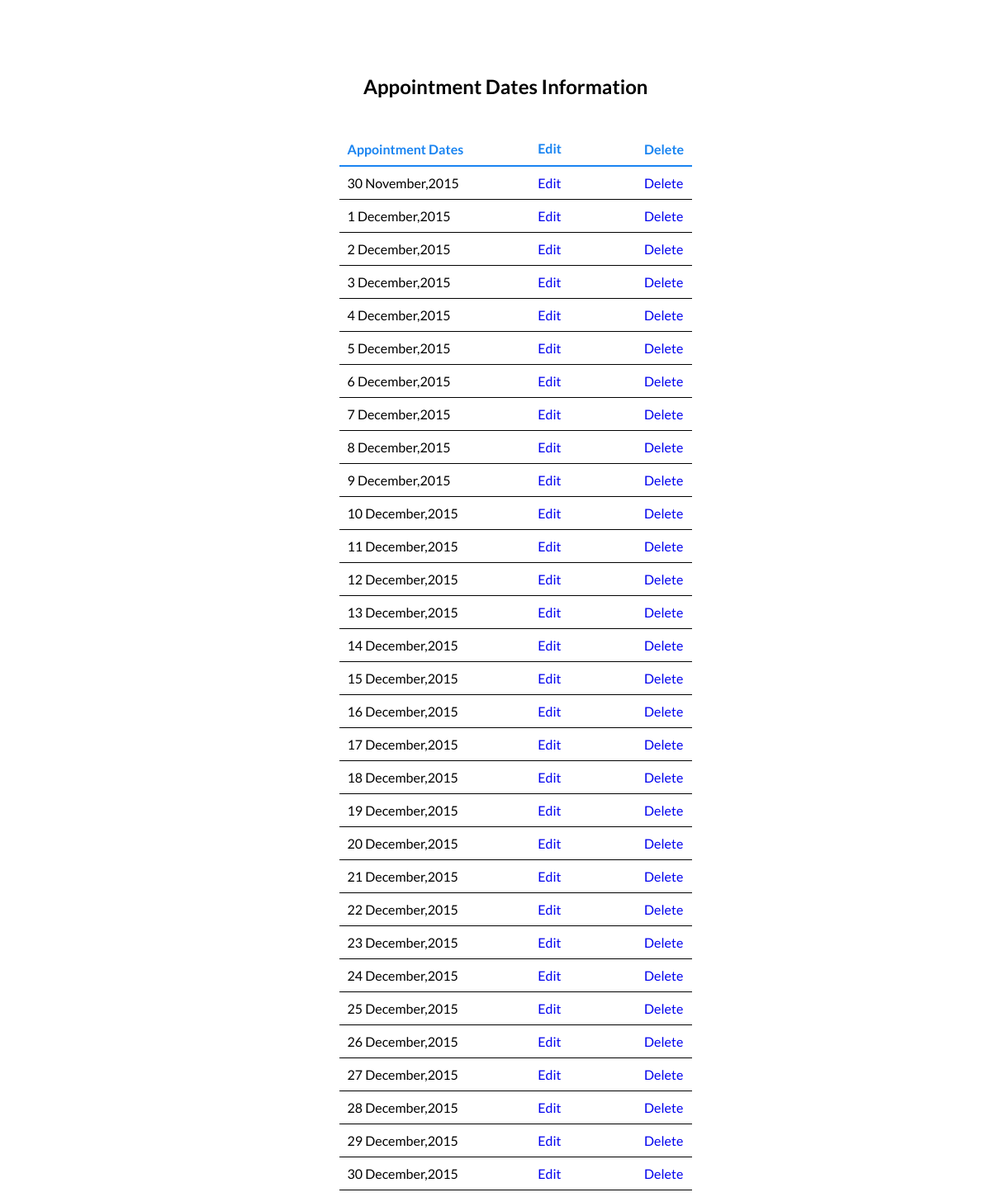
/dental/adminregview.php, run on the app's committed database.
### tables this page shows
CREATE TABLE IF NOT EXISTS `adminreg` (
  `ser` int(3) NOT NULL,
  `regdate` varchar(20) NOT NULL
);

### dental/adminregview.php (the view, shortened to what this page needs)
<!doctype html>
<html lang=en>
<head>
<link rel="stylesheet" type="text/css" href="adminregview.css">
</head>
<body>
<div id="container">
<div id="content">
<h2 class="page">Appointment Dates Information</h2>
<?php
require('connect-mysql.php');
$q = "SELECT ser,regdate  FROM adminreg";
$result = @mysqli_query ($dbcon, $q);
if ($result) {
				echo '<table class="table">
				<tr class="heading"><td class="col head"><b>Appointment Dates</b></td><td><b class="col head">Edit</b></td>
                <td class="last"><b>Delete</b></td></tr>';
				while ($row = mysqli_fetch_array($result, MYSQLI_ASSOC)) {
				echo '<tr class="heading2"><td class="col">' . $row['regdate'] . '</td>
				<td class="col"><a class="und" href="edit_appointinfo.php?id=' . $row['ser'] . '">Edit</a></td>
                <td class="last1"><a class="und" href="deleteappoint.php?id=' . $row['ser'] . '">Delete</a></td></tr>'; }
				echo '</table>';
			   }
else {
		echo '<p class="error">The current users could not be retrieved. We apologize
		for any inconvenience.</p>';
		echo '<p>' . mysqli_error($dbcon) . '<br><br>Query: ' . $q . '</p>';
     }
?>
</div>
</div>
</body>
</html>

### dental/adminregview.css (style rules this page uses)
.col { font-family: 'Lato', sans-serif; padding-right:80px; }
.head { color: #1984f1; font-family: 'Lato', sans-serif; }
.heading { color: black; border-bottom: 2px solid #1984f1; }
table { border-collapse: collapse; margin-left: 34%; margin-top: 160px; }
.heading2 { border-bottom:1px solid black; }
.page { position: absolute; top: 70px; margin-left: 36%; color: black; font-family: 'Lato', sans-serif; }
td { padding: 10px; }
.last { color: #1984f1; font-family: 'Lato', sans-serif; }
.last1 { font-family: 'Lato', sans-serif; }
.und { text-decoration: none; }

### data on the page
adminreg: regdate "30 November,2015"
adminreg: regdate "1 December,2015"
adminreg: regdate "2 December,2015"
adminreg: regdate "3 December,2015"
adminreg: regdate "4 December,2015"
adminreg: regdate "5 December,2015"
adminreg: regdate "6 December,2015"
adminreg: regdate "7 December,2015"
adminreg: regdate "8 December,2015"
adminreg: regdate "9 December,2015"
adminreg: regdate "10 December,2015"
adminreg: regdate "11 December,2015"
adminreg: regdate "12 December,2015"
adminreg: regdate "13 December,2015"
adminreg: regdate "14 December,2015"
adminreg: regdate "15 December,2015"
adminreg: regdate "16 December,2015"
adminreg: regdate "17 December,2015"
adminreg: regdate "18 December,2015"
adminreg: regdate "19 December,2015"
adminreg: regdate "20 December,2015"
adminreg: regdate "21 December,2015"
adminreg: regdate "22 December,2015"
adminreg: regdate "23 December,2015"
adminreg: regdate "24 December,2015"
adminreg: regdate "25 December,2015"
adminreg: regdate "26 December,2015"
adminreg: regdate "27 December,2015"
adminreg: regdate "28 December,2015"
adminreg: regdate "29 December,2015"
adminreg: regdate "30 December,2015"
